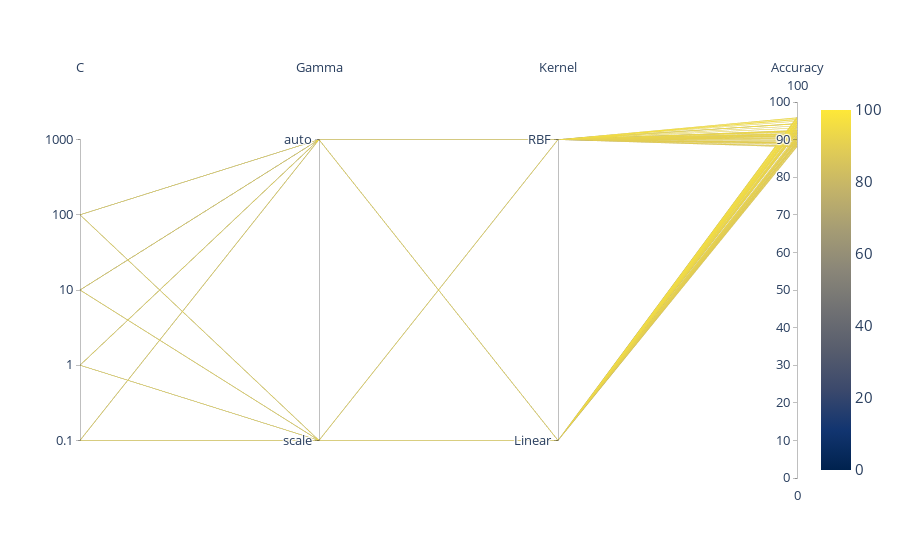

The cell this chart's notebook holds for it:
### Code cell
# Plot grid search result (SVC)
df = df_svc
fig = go.Figure(data=
    go.Parcoords(
        line = dict(color = df["accuracy"],
                   colorscale = "cividis",
                   showscale = True,
                   cmin = 0,
                   cmax = 100),
        dimensions = list([
            dict(range = [0,1],
                 tickvals=[0.1, 0.3, 0.5,0.7,0.9],
                 ticktext=[0.1, 1, 10, 100, 1000],
                 label = "C", values = df["C"]),
            dict(range = [0,1],
                 tickvals = [0.1, 0.9],
                 ticktext=["scale", "auto"],
                 label = 'Gamma', values = df['gamma']),
            dict(range = [0,1],
                 tickvals=[0.1,0.9],
                 ticktext=["Linear", "RBF"],
                 label = 'Kernel', values = df['kernel']),
            dict(range = [0,100],
                 label = 'Accuracy', values = df['accuracy'])
        
        ])
    )
               )

fig.update_layout(
    plot_bgcolor = 'white',
    paper_bgcolor = 'white',
    font_size=15
)
fig.show()
